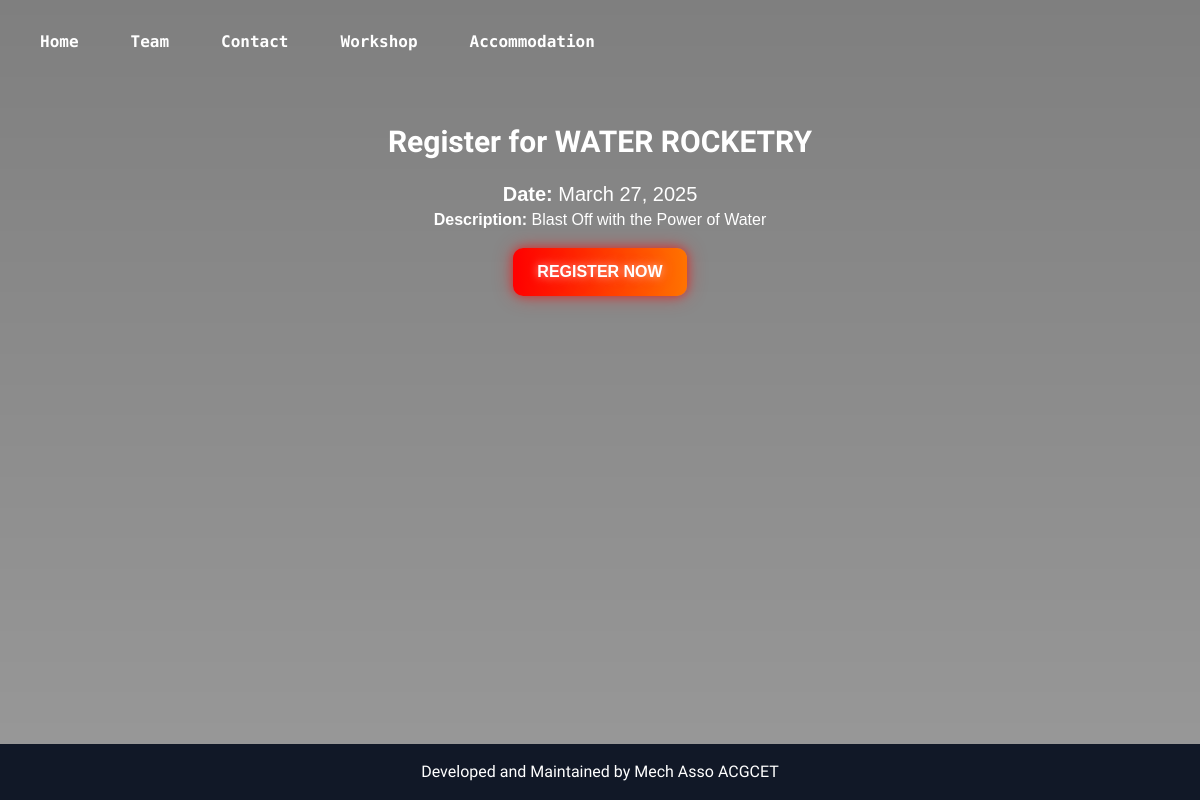
The app's page /events/register/11/ (signed in) with its own data.
### events/models.py (models this page shows, shortened)
class Event(models.Model):
    name = models.CharField(max_length=100)
    description = models.TextField()
    date = models.DateField()
    pic = models.CharField(max_length=500)
    doc = models.CharField(max_length=1000,null=True,blank=True)

### events/views.py (the view)
# urls.py: path('events/register/<int:event_id>/', event_register, name='event_register'),
def event_register(request, event_id):
    event = get_object_or_404(Event, id=event_id)
    info = None  # Default info message
    if not request.user.is_authenticated:
        return render(request, 'login.html', {'info': 'You must be logged in to register for an event.'})
    if request.method == 'POST':
        if EventRegistration.objects.filter(event=event, student=request.user).exists():
            info = 'Already registered !!!'
        else:
            EventRegistration.objects.create(event=event, student=request.user)
            info = f'You have successfully registered for {event.name}!'
    return render(request, 'event_register.html', {'event': event, 'info': info})

### events/templates/event_register.html (shortened to what this page needs)
{% load static %}
<!DOCTYPE html>
<html lang="en">
<head>
    <link href="https://cdn.jsdelivr.net/npm/tailwindcss@latest/dist/tailwind.min.css" rel="stylesheet">
</head>
<body>
    <nav class=" p-5  flex items-center justify-between relative z-10">
        <div id="menu-large" class="hidden lg:flex lg:space-x-3 lg:static flex flex-col slide-in lg:flex-row space-y-2 lg:space-y-0 lg:w-auto title">
            <a href="{% url 'home' %}" class="text-white  font-bold py-2">Home</a>
            <a href="{% url 'team' %}" class="text-white py-2">Team</a>
            <a href="{% url 'contact' %}" class="text-white font-bold py-2">Contact</a>
            <a href="{% url 'workshop_list' %}" class="text-white font-bold py-2">Workshop</a>
            <a href="{% url 'accommodation' %}" class="text-white py-2">Accommodation</a>
        </div>
    </nav>
    {% block content %}
    <div class="p-5">
        <h1 class="text-3xl font-extrabold text-center event text-white p-5">Register for {{ event.name }}</h1>
        <p class="text-xl text-center eventdes text-white"><strong>Date:</strong> {{ event.date }}</p>
       <p class="text-white eventdes text-center"><strong>Description:</strong> {{ event.description }}</p>
        <div class="flex justify-center">
            <form method="POST">
                <button type="submit" class="neon-button su  py-3 px-6 mt-4 inline-block">Register Now</button>
            </form>
        </div>
    </div>
    {% endblock %}
    <footer class="bg-gray-900 text-white text-center py-4">
        <p>Developed and Maintained by Mech Asso ACGCET </p>
    </footer>
</body>
</html>

### events/templates/event_register.html (style rules this page uses)
body { position: relative; font-family: 'Rokkit', serif; color: #ffffff; display: flex; flex-direction: column; min-height: 100vh; }
body::before { content: ""; position: fixed; top: 0; left: 0; width: 100%; height: 100%; background: url("https://res.cloudinary.com/devihgb9o/image/upload/v1740493260/phonecars_a4gmyf.jpg") center/cover no-repeat fixed; z-index: -2; }
body::after { content: ""; position: fixed; top: 0; left: 0; width: 100%; height: 100%; background: rgba(0, 0, 0, 0.4); z-index: -1; }
@media (min-width: 1024px) { body::after { content: ""; position: fixed; top: 0; left: 0; width: 100%; height: 100%; background: linear-gradient(rgba(0, 0, 0, 0.5), rgba(0, 0, 0, 0.4)), url("https://res.cloudinary.com/devihgb9o/image/upload/v1740493160/cars_kv4pse.jpg") center/cover no-repeat fixed; z-index: -1; } }
.su { font-family: 'Ubuntu', sans-serif; color: #F0EE1C; }
.event { font-family: 'Chakra Petch', sans-serif; }
.eventdes { font-family: 'Encode Sans Semi Expanded', sans-serif; }
.title { font-family: 'Monomaniac One', sans-serif; }
.neon-button { background: linear-gradient(90deg, #ff0000, #ff7300, #ff0000); background-size: 200% auto; color: #fff; text-transform: uppercase; font-weight: bold; text-shadow: 0 0 10px rgba(255, 255, 255, 0.7), 0 0 20px rgba(255, 0, 0, 0.6); border-radius: 10px; box-shadow: 0 0 10px rgba(255, 0, 0, 0.5), 0 0 20px rgba(255, 0, 0, 0.4); transition: all 0.3s ease-in-out; }
@media (min-width: 1024px) { #menu-large { display: flex; justify-content: space-around; width: auto; } }
@media (min-width: 1024px) { #menu-large a { padding: 10px 20px; color: white; font-weight: bold; } }
footer { margin-top: auto; }
.slide-in { transform: translateX(-100%); animation: slideIn 3s ease-out forwards; }

### records on screen
Event: name "WATER ROCKETRY", date "March 27, 2025", description "Blast Off with the Power of Water"
